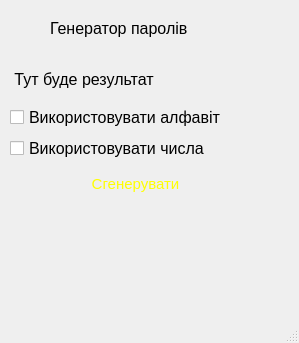
<?xml version="1.0" encoding="UTF-8"?>
<ui version="4.0">
 <class>MainWindow</class>
 <widget class="QMainWindow" name="MainWindow">
  <property name="geometry">
   <rect>
    <x>0</x>
    <y>0</y>
    <width>299</width>
    <height>343</height>
   </rect>
  </property>
  <property name="font">
   <font>
    <pointsize>12</pointsize>
   </font>
  </property>
  <property name="windowTitle">
   <string>MainWindow</string>
  </property>
  <widget class="QWidget" name="centralwidget">
   <widget class="QWidget" name="verticalLayoutWidget">
    <property name="geometry">
     <rect>
      <x>10</x>
      <y>60</y>
      <width>269</width>
      <height>101</height>
     </rect>
    </property>
    <layout class="QVBoxLayout" name="verticalLayout">
     <item>
      <widget class="QLabel" name="label_2">
       <property name="text">
        <string> Тут буде результат</string>
       </property>
      </widget>
     </item>
     <item>
      <widget class="QCheckBox" name="checkBox_2">
       <property name="text">
        <string>Використовувати алфавіт </string>
       </property>
      </widget>
     </item>
     <item>
      <widget class="QCheckBox" name="checkBox">
       <property name="text">
        <string>Використовувати числа</string>
       </property>
      </widget>
     </item>
    </layout>
   </widget>
   <widget class="QLabel" name="label">
    <property name="geometry">
     <rect>
      <x>50</x>
      <y>10</y>
      <width>182</width>
      <height>37</height>
     </rect>
    </property>
    <property name="text">
     <string>Генератор паролів</string>
    </property>
   </widget>
   <widget class="QPushButton" name="pushButton">
    <property name="geometry">
     <rect>
      <x>60</x>
      <y>170</y>
      <width>151</width>
      <height>28</height>
     </rect>
    </property>
    <property name="font">
     <font>
      <pointsize>11</pointsize>
     </font>
    </property>
    <property name="styleSheet">
     <string notr="true">border:2px;
border-radius:10px;
backgrond-color:#44c767;
color:yellow;</string>
    </property>
    <property name="text">
     <string>Сгенерувати</string>
    </property>
   </widget>
  </widget>
  <widget class="QMenuBar" name="menubar">
   <property name="geometry">
    <rect>
     <x>0</x>
     <y>0</y>
     <width>299</width>
     <height>34</height>
    </rect>
   </property>
  </widget>
  <widget class="QStatusBar" name="statusbar"/>
 </widget>
 <resources/>
 <connections/>
</ui>
